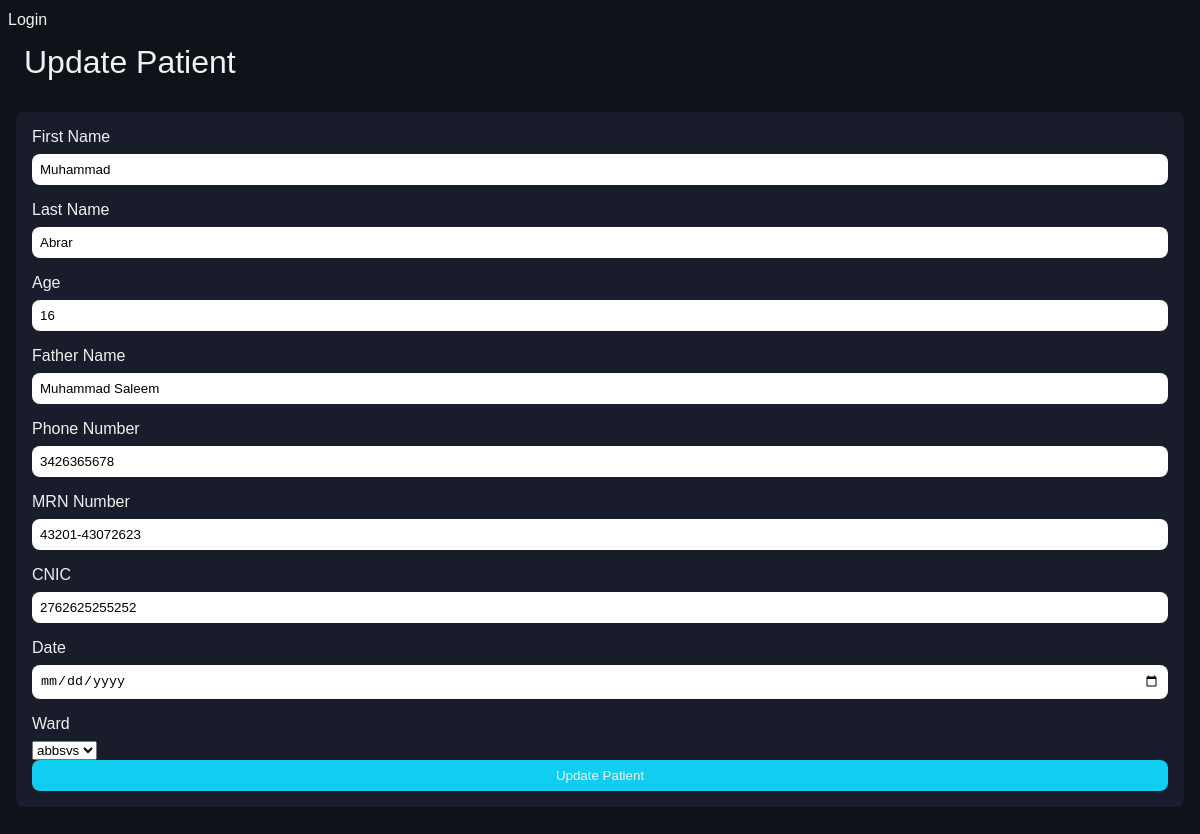
Page /update_patient/1 on the earlier database version.
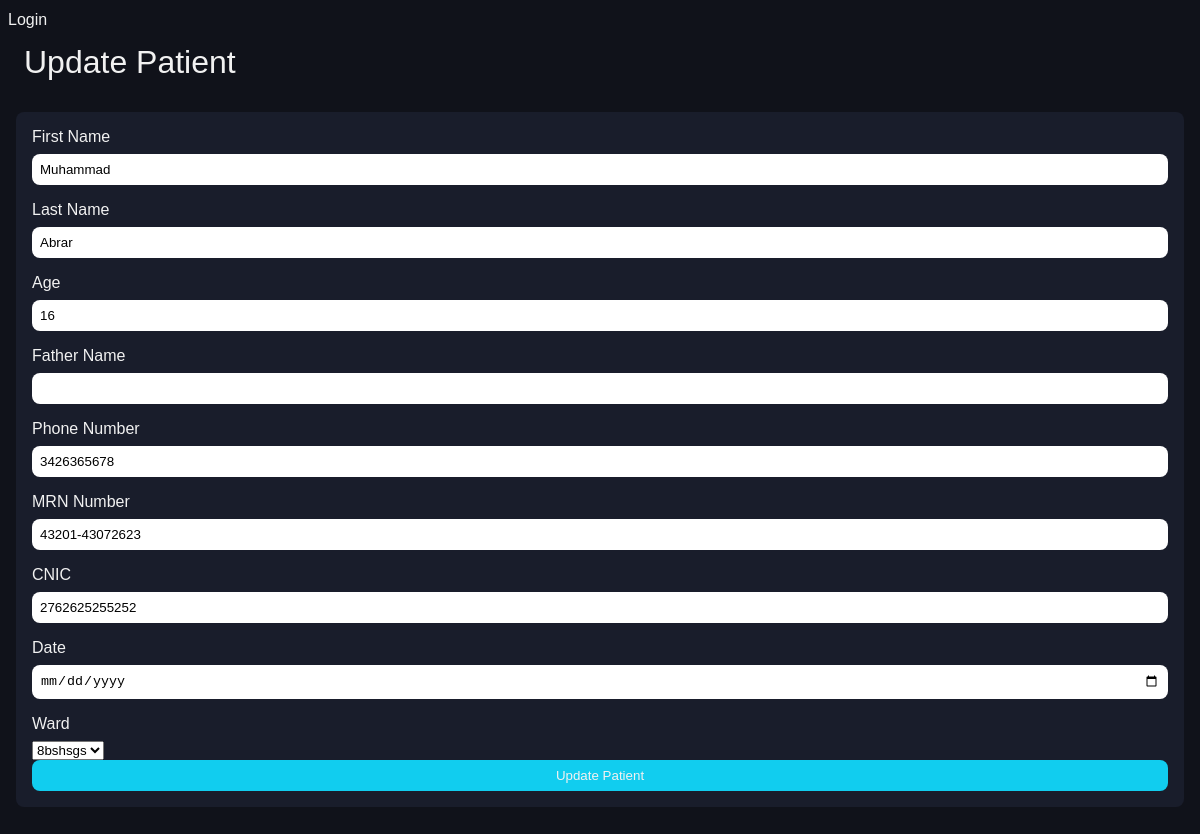
Same page on the later database version.
### models.py (models this page shows, shortened)
class AddPatient(db.Model):
    id = db.Column(db.Integer, primary_key=True)
    first_name = db.Column(db.String(80), nullable=False)
    last_name = db.Column(db.String(80), nullable=False)
    age = db.Column(db.Integer, nullable=True)
    father_name = db.Column(db.String(80), nullable=True)
    mrn_number = db.Column(db.Integer, nullable=False, unique=True)
    gender = db.Column(db.String(80), nullable=True)
    date = db.Column(db.DateTime, default=datetime.utcnow)
    phone_number = db.Column(db.Integer, nullable=True)
    cnic = db.Column(db.String(80), nullable=True)
    ward_id = db.Column(db.Integer, db.ForeignKey('wards.id'), nullable=False)
    medicines = db.relationship('MedicineList', secondary='patient_medicine', backref=db.backref('patients', lazy='dynamic'))

### views.py (the view, shortened to what this page needs)
@main_blueprint.route('/update_patient/<int:id>', methods=['GET', 'POST'])
def update_patient(id):
    patient = AddPatient.query.get(id)
    return render_template('update_patient.html', patient=patient, wards=Wards.query.all())

### templates/update_patient.html (shortened to what this page needs)
{% extends 'base.html' %} {% block content %}
<h1>Update Patient</h1>
<form method="POST">
  <label for='first_name'>First Name</label>
  <input
    type='text'
    name='first_name'
    id='first_name'
    value='{{ patient.first_name }}'
    required
  />
  <label for='last_name'>Last Name</label>
  <input
    type='text'
    name='last_name'
    id='last_name'
    value='{{ patient.last_name }}'
    required
  />
  <label for='age'>Age</label>
  <input
    type='number'
    name='age'
    id='age'
    value='{{ patient.age }}'
    required
  />
  <label for='father_name'>Father Name</label>
  <input
    type='text'
    name='father_name'
    id='father_name'
    value='{{ patient.father_name }}'
    required
  />
  <label for='phone_number'>Phone Number</label>
  <input
    type='text'
    name='phone_number'
    id='phone_number'
    value='{{ patient.phone_number }}'
    required
  />
  <label for='mrn_number'>MRN Number</label>
  <input
    type='text'
    name='mrn_number'
    id='mrn_number'
    value='{{ patient.mrn_number }}'
    required
  />
  <label for='cnic'>CNIC</label>
  <input
    type='text'
    name='cnic'
    id='cnic'
    value='{{ patient.cnic }}'
    required
  />
  <label for='date'>Date</label>
  <input
    type='date'
    name='date'
    id='date'
    value='{{ patient.date }}'
    required
  />
  <label for='ward'>Ward</label>
  <select name='ward' id='ward'>
    {% for ward in wards %}
    <option value='{{ ward.id }}'>{{ ward.name }}</option>
    {% endfor %}
  </select>
  <button type='submit'>Update Patient</button>
</form>
{% endblock %}

Differences in the rows shown:
changed AddPatient "Muhammad": father_name "Muhammad Saleem" → (not shown)
Other differences:
form field ward: "abbsvs" → "8bshsgs"
